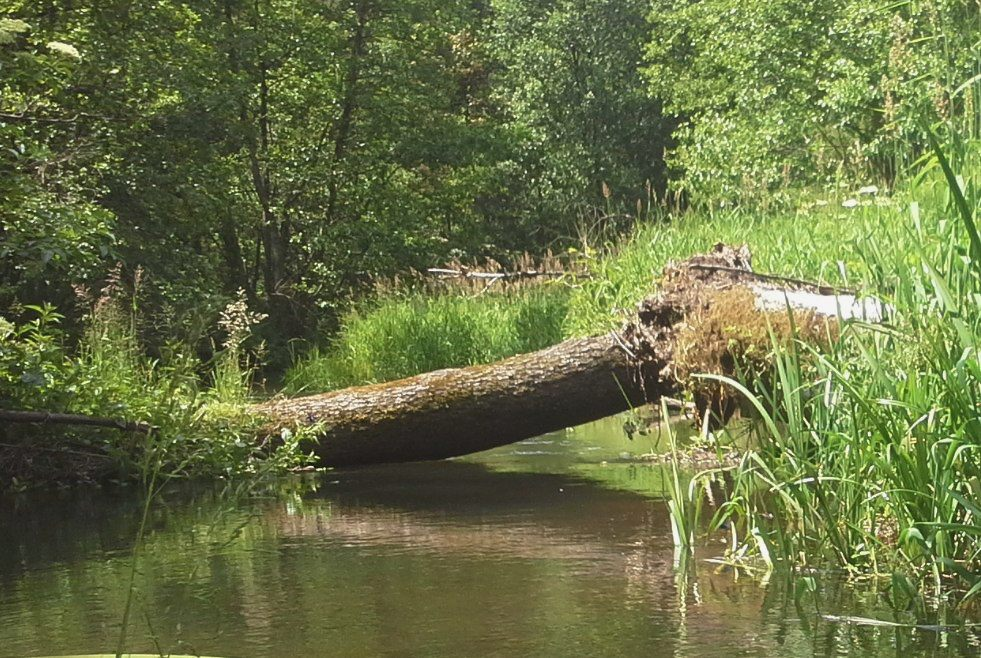
%> input picture lab8/rzeczka.jpg, 981 x 658 px
$ octave lab1img.m   (GNU Octave 9; MATLAB toolbox functions it lacks are replaced by stand-ins)
%> lines starting %> are read from the running program, lines starting %| are printed output that depends on the picture


% zad.1
img_uint8=imread('rzeczka.jpg');
%> img_uint8 is the input picture: size 658x981x3 uint8; mean R, G, B 104.7, 113.4, 68.7

img_uint8(:,10:50,1)=255;
img_uint8(:,10:50,2)=255;
img_uint8(:,10:50,3)=0;
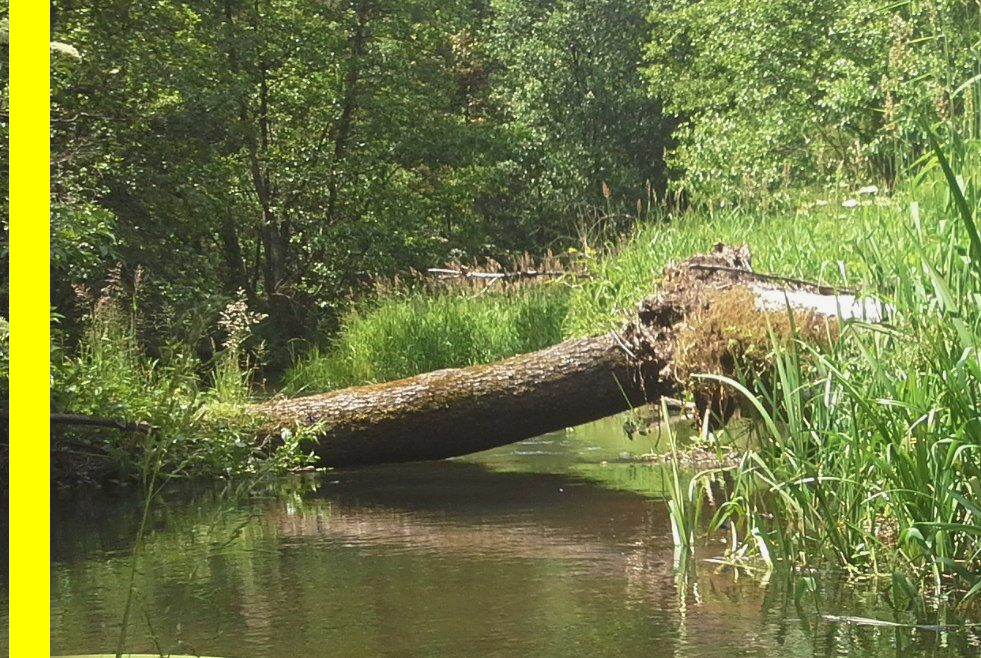
%> img_uint8: size 658x981x3 uint8; mean R, G, B 112.3, 120.8, 66.7

imshow(img_uint8);

% zad.3
clear
img_uint8=imread('rzeczka.jpg')
negatyw=255-img_uint8;
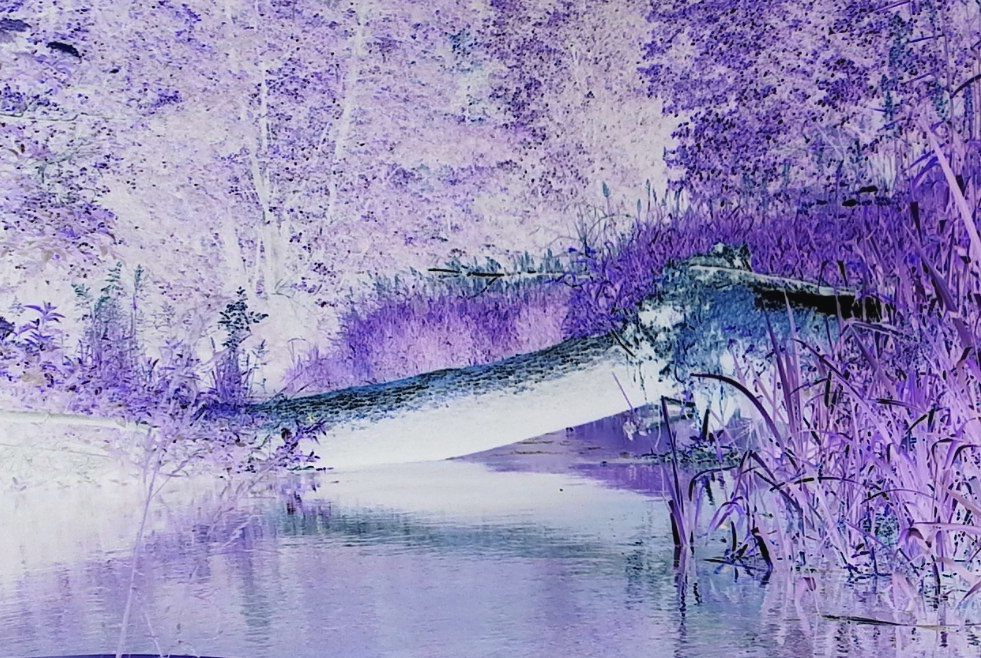
%> negatyw: size 658x981x3 uint8; mean R, G, B 150.3, 141.6, 186.3
imshow(negatyw);

% zad.2
% Load your image
originalImage = imread('rzeczka.jpg');

% Get the dimensions of the original image
[rows, cols, channels] = size(originalImage);
%> rows = 658; cols = 981; channels = 3

% Create an empty matrix to store the mirrored image
mirroredImage = zeros(rows, cols, channels, class(originalImage));

% Mirror the image by copying pixels in reverse order along the horizontal axis
for i = 1:rows
    for j = 1:cols
        mirroredImage(i, j, :) = originalImage(i, cols - j + 1, :);
    end
end
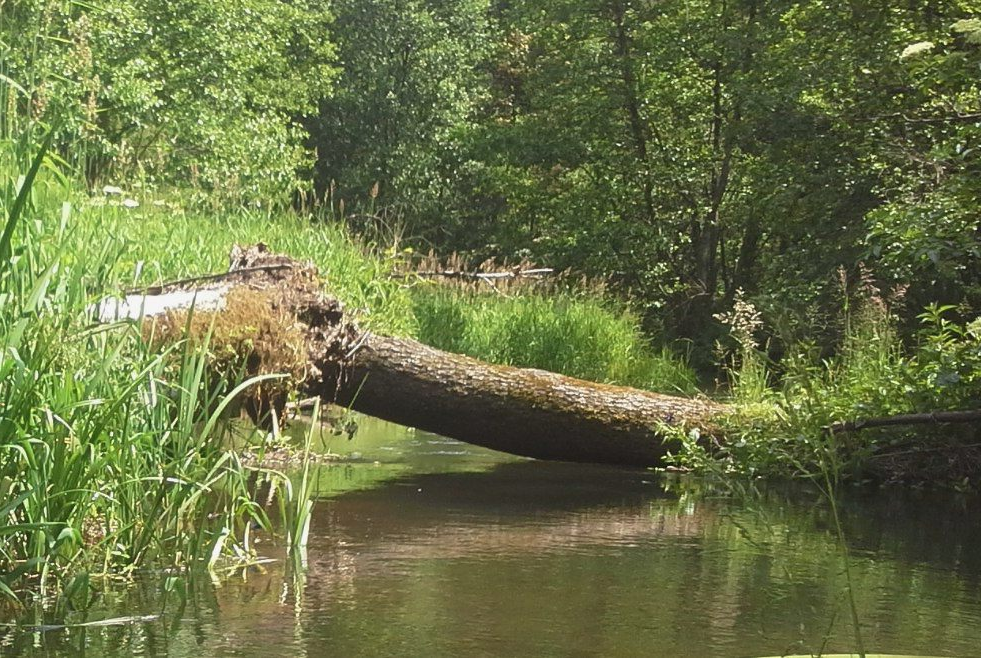
%> mirroredImage: size 658x981x3 uint8; mean R, G, B 104.7, 113.4, 68.7; mean of the top-left, top-right, bottom-left and bottom-right quarters 123.1, 74.5, 106.9, 78

% Display the mirrored image
#imshow(mirroredImage);
new_image=[originalImage,mirroredImage]
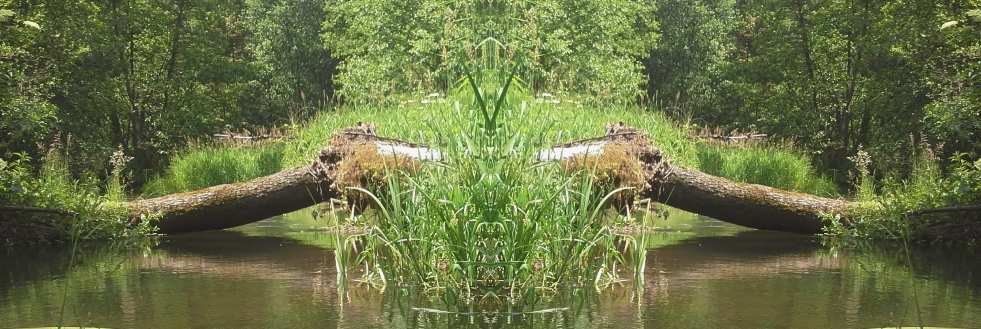
%> new_image: size 658x1962x3 uint8 (shown at 1/2 size); mean R, G, B 104.7, 113.4, 68.7
imshow(new_image)
